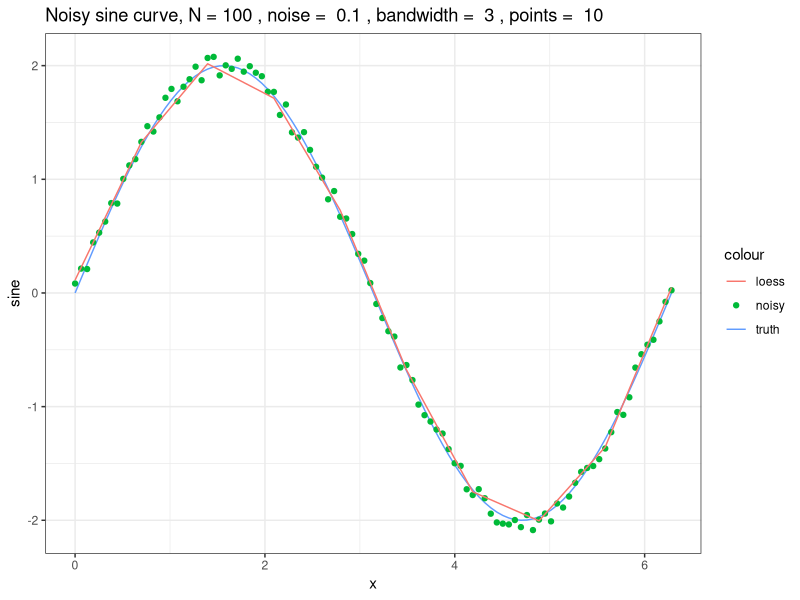
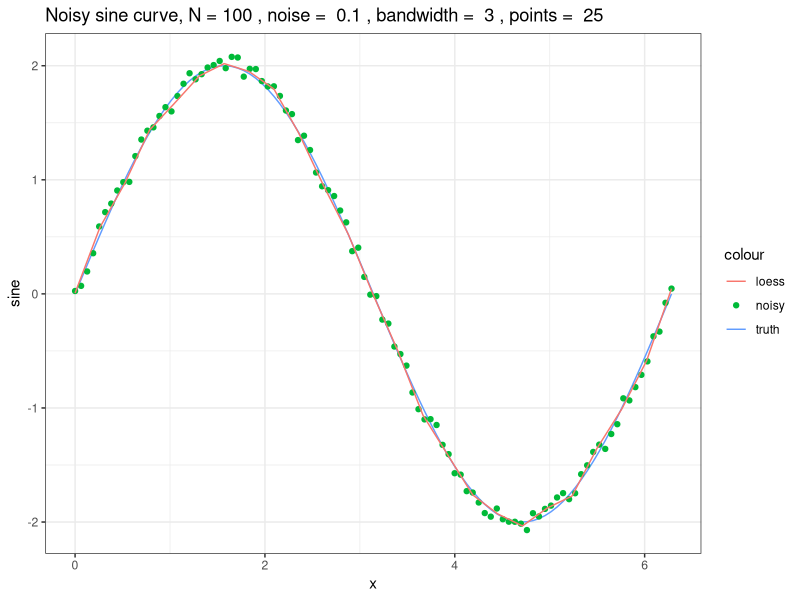
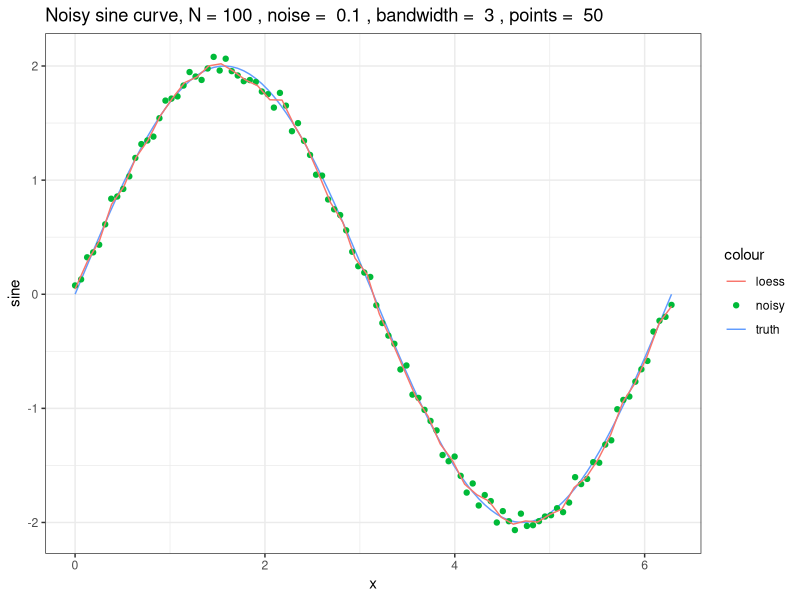
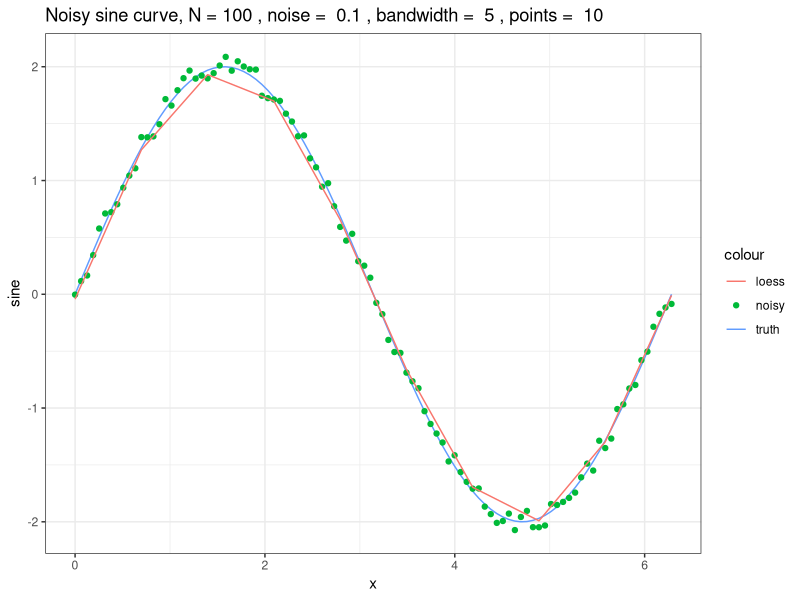
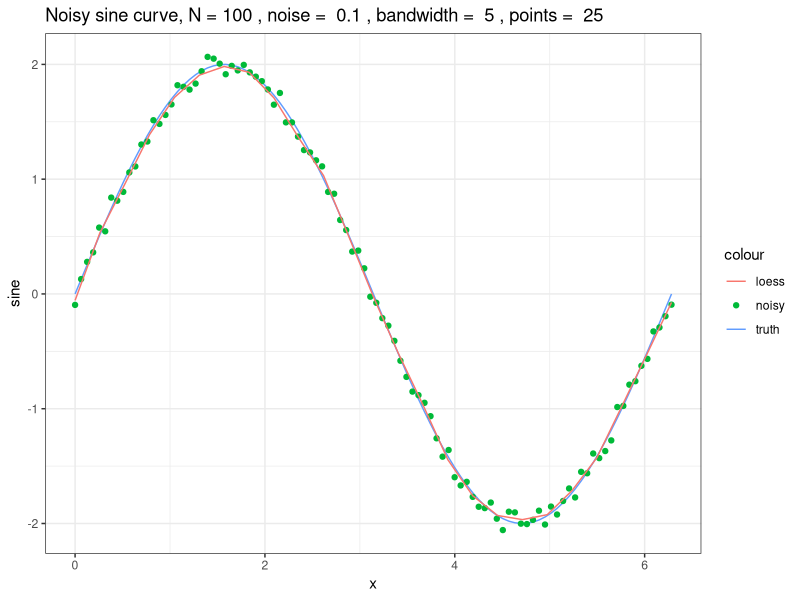
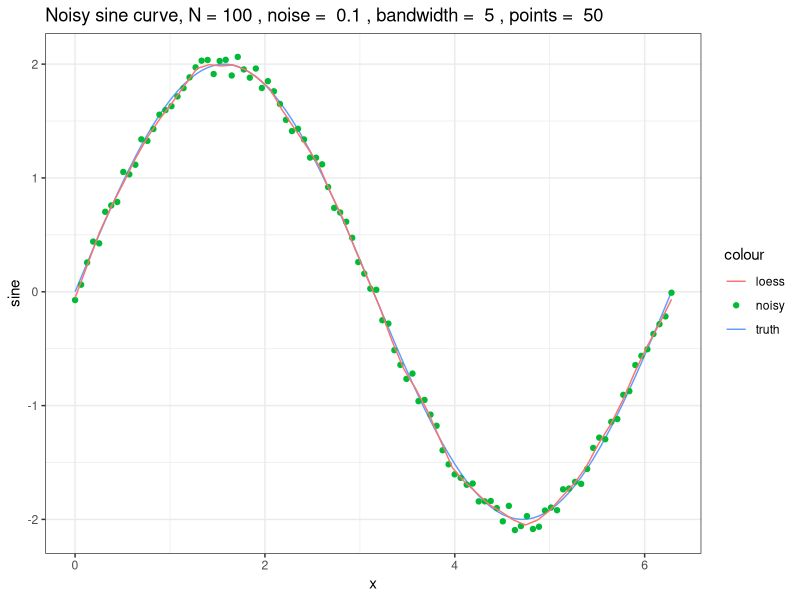
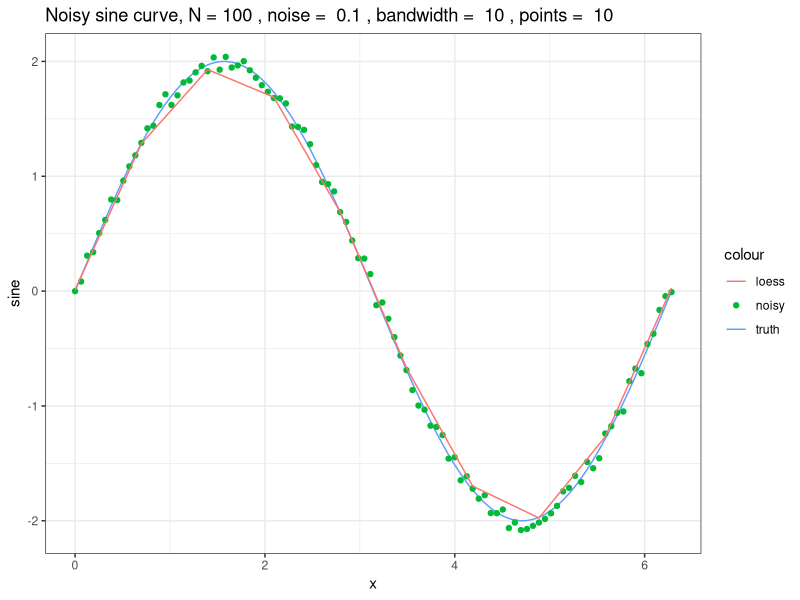
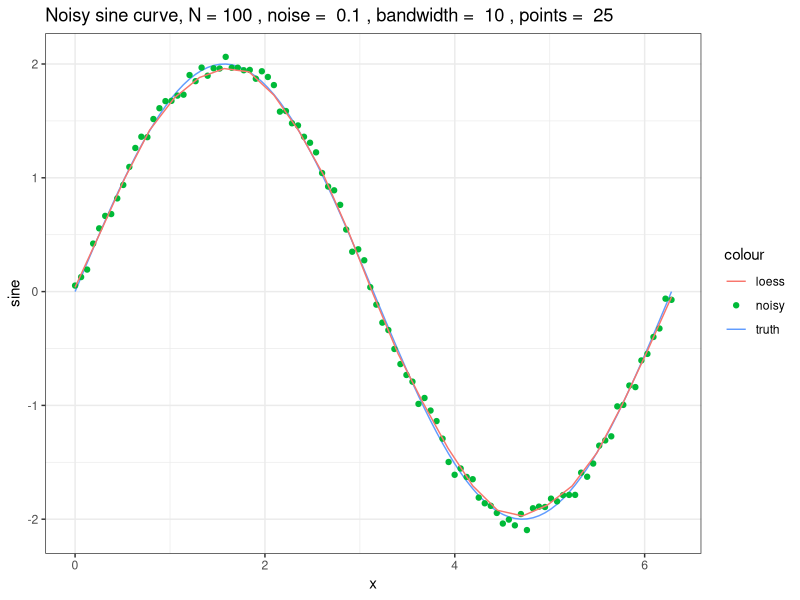

Write R code to recreate these figures, in order.
## ---- chunk 1
# load dependencies
library(scales)
library(ggplot2)

# set the random seed
set.seed(42)

rescale_value = function(value, r_min, r_max, t_min=0, t_max=1) {
    (value - r_min) / (r_max - r_min) * (t_max - t_min) + t_min
}

get_band = function(distances, width) {
    min_i = which.min(distances)
    total = length(distances)
    band = c(min_i)

    # if the closest neighbor is at either the left or right bound, start the window there
    if (min_i == 1) return(seq(1, width))
    if (min_i == total) return(seq(total - width, total))

    # otherwise build it up iteratively
    while(length(band) < width) {
        min_i = head(band, n=1)
        max_i = tail(band, n=1)
        if (min_i == 1) band = c(band, c(max_i + 1))
        else if (max_i == total) band = c(c(min_i), band)
        else if (distances[min_i - 1] < distances[max_i + 1]) band = c(c(min_i - 1), band)
        else band = c(band, c(max_i + 1))
    }

    # return the band
    c(band)
}

get_weights = function(distances, band) {
    normed_ds = distances[band] / max(distances[band])
    bandwidth = length(band)
    mu = 0
    std = bandwidth * sd(normed_ds)
    x = seq(mu - std, mu + std, length.out=length(normed_ds))
    weights = dnorm(x, mu, std)
    weights
}
## ---- chunk 2
myloess = function(dat, bandwidth, num_pts) {
    # extract the predictor and response and compute their respective min and max values
    xs = dat$x
    x_min = min(xs)
    x_max = max(xs)

    # extract the response
    ys = dat$y
    y_min = min(ys)
    y_max = max(ys)

    # scale the predictor and response to unit interval
    normed_xs = rescale(xs, c(0, 1), c(x_min, x_max))
    normed_ys = rescale(ys, c(0, 1), c(y_min, y_max))
    
    # predict n evenly spaced points over the output range
    output_xs = seq(x_min, x_max, length.out=num_pts)
    output_ys = c()

    for (x in output_xs) {
        # rescale the value to the unit interval
        normed_x = rescale_value(x, x_min, x_max)

        # compute distances from this value to all other values
        distances = abs(normed_xs - normed_x)

        # get the indices of the band around the current points
        band_is = get_band(distances, bandwidth)

        # get weights for elements of the band
        weights = get_weights(distances, band_is)

        # get the subsets of the normed predictor and response corresponding to the band
        band_xs = normed_xs[band_is]
        band_ys = normed_ys[band_is]
        
        data = data.frame(x=band_xs, y=band_ys)
        # print(data)
        
        # fit weighted least squares model to the band
        wls = lm(y ~ x, data=data, weight=weights)
        wls_y = predict(wls, data.frame(x=normed_x))
        
        # save predicted value
        output_ys = c(output_ys, c(wls_y[[1]]))
    }

    # rescale the response to the original interval
    output_ys = rescale(output_ys, c(y_min, y_max), c(0, 1))

    data.frame(X=output_xs, Y=output_ys)
}
## ---- chunk 3
n = 100
x = seq(0, 2*pi, length.out=n)
sine = 2*sin(x)
noises = c(.1, .5, 1)
lambdas = c(3, 5, 10, 20)
points = c(as.integer(n / 10), as.integer(n / 4), as.integer(n / 2))

# try the LOESS function with each combination of noise, bandwidth, and point coun
for (noise in noises) {
  for (l in lambdas) {
    for (pts in points) {
      # simulate noisy sampling
      y = sapply(sine, function(i) jitter(i, amount=noise))
      frame = data.frame(x=x, y=y)
      
      # apply LOESS
      result = myloess(frame, l, pts)
      
      # create plot
      p = ggplot(frame) +
        geom_line(aes(x=x, y=sine, color='truth')) +
        geom_point(aes(x=x, y=y, color='noisy')) +
        geom_line(data=result, aes(x=X, y=Y, color='loess')) +
        theme_bw() +
        labs(title=paste("Noisy sine curve, N =", n, ", noise = ", noise, ", bandwidth = ", l, ", points = ", pts))
      print(p)
    }
  }
}
## ---- chunk 4

